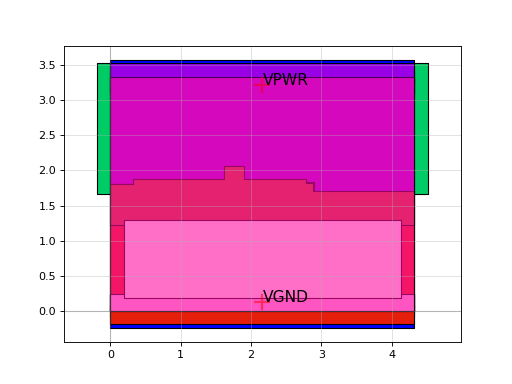

Generate this figure with Python:
import sky130

c = sky130.components.sky130_fd_sc_hs__o2bb2a_2()
c.plot()
